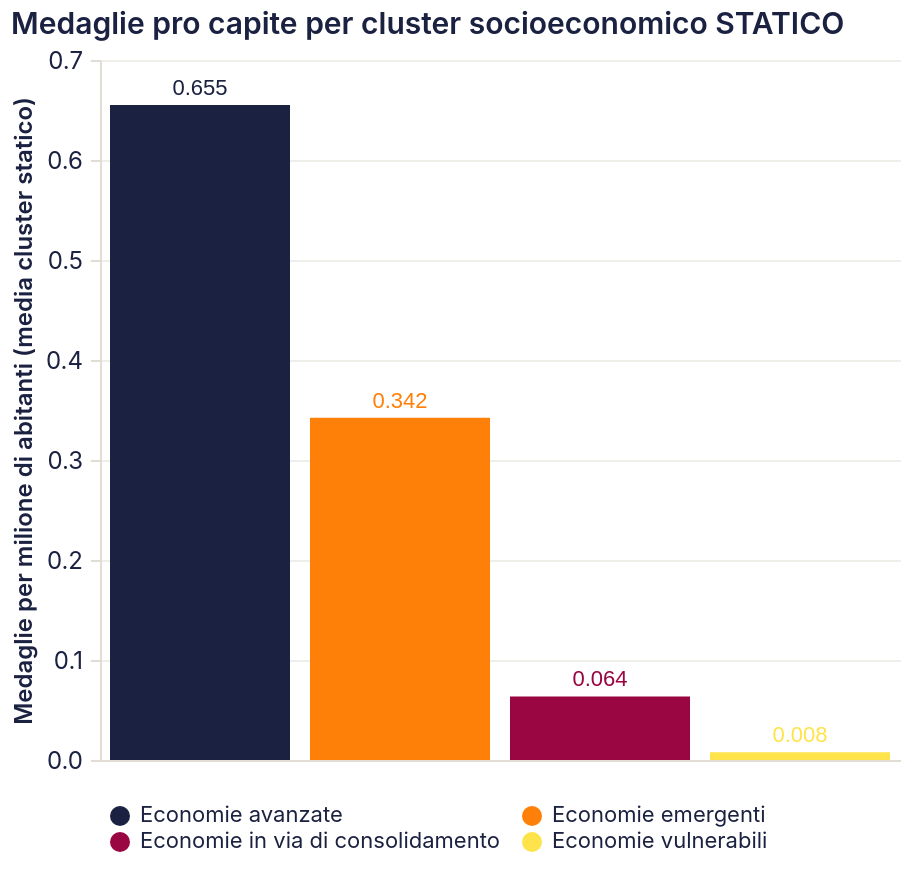

Describe this chart as a Vega-Lite specification.
### Vega-Lite specification from a JSON file in a GitHub repository (floating-point values rounded to 4 significant figures)
{"$schema": "https://vega.github.io/schema/vega-lite/v5.20.1.json", "config": {"arc": {"fill": "#1b2140"}, "area": {"fill": "#1b2140", "fillOpacity": 0.15, "line": true}, "axis": {"domainColor": "#e2ddd4", "grid": true, "gridColor": "#e2ddd4", "gridWidth": 0.6, "labelAngle": 0, "labelColor": "#1b2140", "labelFont": "Inter, system-ui, -apple-system, BlinkMacSystemFont, 'Segoe UI', Roboto, sans-serif", "labelFontSize": 12, "labelFontWeight": 400, "labelPadding": 4, "tickColor": "#e2ddd4", "tickSize": 5, "titleColor": "#1b2140", "titleFont": "Inter, system-ui, -apple-system, BlinkMacSystemFont, 'Segoe UI', Roboto, sans-serif", "titleFontSize": 12, "titleFontWeight": 600}, "axisBand": {"grid": false}, "background": "transparent", "bar": {"fill": "#1b2140"}, "legend": {"labelColor": "#1b2140", "labelFont": "Inter, system-ui, -apple-system, BlinkMacSystemFont, 'Segoe UI', Roboto, sans-serif", "labelFontSize": 11, "padding": 4, "symbolType": "circle", "titleColor": "#1b2140", "titleFont": "Inter, system-ui, -apple-system, BlinkMacSystemFont, 'Segoe UI', Roboto, sans-serif", "titleFontSize": 12}, "line": {"stroke": "#1b2140", "strokeWidth": 2}, "mark": {"color": "#1b2140"}, "path": {"stroke": "#1b2140"}, "point": {"fill": "#1b2140", "filled": true}, "range": {"category": ["#1b2140", "#ff8009", "#9a0641", "#ffe34a", "#e7b6af", "#0088b0", "#e03830"]}, "rect": {"fill": "#1b2140"}, "shape": {"stroke": "#1b2140"}, "symbol": {"fill": "#1b2140"}, "title": {"anchor": "start", "color": "#1b2140", "font": "Inter, system-ui, -apple-system, BlinkMacSystemFont, 'Segoe UI', Roboto, sans-serif", "fontSize": 15, "fontWeight": 600, "subtitleColor": "#1b2140", "subtitleFont": "Inter, system-ui, -apple-system, BlinkMacSystemFont, 'Segoe UI', Roboto, sans-serif"}, "view": {"continuousHeight": 300, "continuousWidth": 400, "fill": null, "stroke": null}}, "data": {"name": "data-a9a141c6363f85f27a265021b15acc9c"}, "datasets": {"data-a9a141c6363f85f27a265021b15acc9c": [{"cluster_label": "Economie avanzate", "medals_per_million": 0.655}, {"cluster_label": "Economie emergenti", "medals_per_million": 0.3422}, {"cluster_label": "Economie in via di consolidamento", "medals_per_million": 0.06357}, {"cluster_label": "Economie vulnerabili", "medals_per_million": 0.007711}]}, "height": 350, "layer": [{"encoding": {"color": {"field": "cluster_label", "legend": {"columns": 2, "labelLimit": 250, "orient": "bottom"}, "sort": ["Economie avanzate", "Economie emergenti", "Economie in via di consolidamento", "Economie vulnerabili"], "title": null, "type": "nominal"}, "tooltip": [{"field": "cluster_label", "title": "Cluster", "type": "nominal"}, {"field": "medals_per_million", "format": ".3f", "title": "Medaglie/milione", "type": "quantitative"}], "x": {"axis": {"labels": false, "ticks": false}, "field": "cluster_label", "sort": ["Economie avanzate", "Economie emergenti", "Economie in via di consolidamento", "Economie vulnerabili"], "title": null, "type": "nominal"}, "y": {"field": "medals_per_million", "title": "Medaglie per milione di abitanti (media cluster statico)", "type": "quantitative"}}, "mark": {"type": "bar"}}, {"encoding": {"color": {"field": "cluster_label", "legend": {"columns": 2, "labelLimit": 250, "orient": "bottom"}, "sort": ["Economie avanzate", "Economie emergenti", "Economie in via di consolidamento", "Economie vulnerabili"], "title": null, "type": "nominal"}, "text": {"field": "medals_per_million", "format": ".3f", "type": "quantitative"}, "tooltip": [{"field": "cluster_label", "title": "Cluster", "type": "nominal"}, {"field": "medals_per_million", "format": ".3f", "title": "Medaglie/milione", "type": "quantitative"}], "x": {"axis": {"labels": false, "ticks": false}, "field": "cluster_label", "sort": ["Economie avanzate", "Economie emergenti", "Economie in via di consolidamento", "Economie vulnerabili"], "title": null, "type": "nominal"}, "y": {"field": "medals_per_million", "title": "Medaglie per milione di abitanti (media cluster statico)", "type": "quantitative"}}, "mark": {"dy": -8, "type": "text"}}], "title": "Medaglie pro capite per cluster socioeconomico STATICO", "width": 400}
